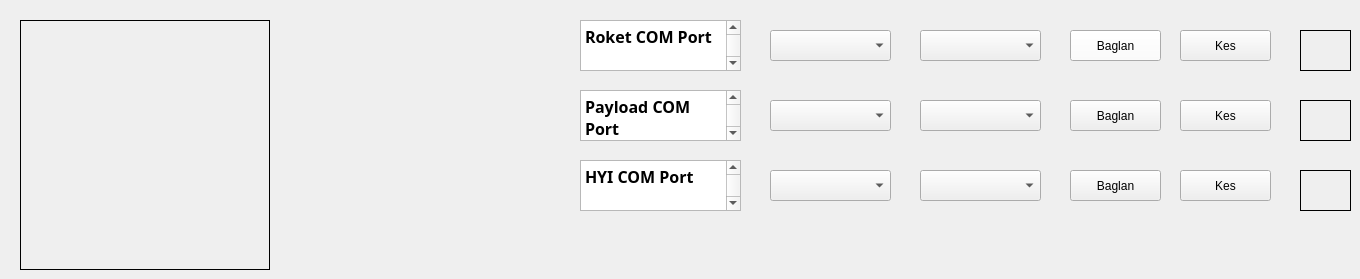
   <widget class="QWidget" name="tab">
    <attribute name="title">
     <string>Baglanti Ekranı</string>
    </attribute>
    <widget class="QPushButton" name="btnRoketBaglan">
     <property name="geometry">
      <rect>
       <x>1070</x>
       <y>30</y>
       <width>91</width>
       <height>31</height>
      </rect>
     </property>
     <property name="palette">
      <palette>
       <active>
        <colorrole role="Button">
         <brush brushstyle="SolidPattern">
          <color alpha="255">
           <red>255</red>
           <green>255</green>
           <blue>255</blue>
          </color>
         </brush>
        </colorrole>
       </active>
       <inactive>
        <colorrole role="Button">
         <brush brushstyle="SolidPattern">
          <color alpha="255">
           <red>255</red>
           <green>255</green>
           <blue>255</blue>
          </color>
         </brush>
        </colorrole>
       </inactive>
       <disabled>
        <colorrole role="Button">
         <brush brushstyle="SolidPattern">
          <color alpha="255">
           <red>255</red>
           <green>255</green>
           <blue>255</blue>
          </color>
         </brush>
        </colorrole>
       </disabled>
      </palette>
     </property>
     <property name="text">
      <string>Baglan</string>
     </property>
    </widget>
    <widget class="QTextEdit" name="textEdit_3">
     <property name="geometry">
      <rect>
       <x>580</x>
       <y>20</y>
       <width>161</width>
       <height>51</height>
      </rect>
     </property>
     <property name="font">
      <font>
       <family>Microsoft New Tai Lue</family>
      </font>
     </property>
     <property name="html">
      <string>&lt;!DOCTYPE HTML PUBLIC &quot;-//W3C//DTD HTML 4.0//EN&quot; &quot;http://www.w3.org/TR/REC-html40/strict.dtd&quot;&gt;
&lt;html&gt;&lt;head&gt;&lt;meta name=&quot;qrichtext&quot; content=&quot;1&quot; /&gt;&lt;style type=&quot;text/css&quot;&gt;
p, li { white-space: pre-wrap; }
&lt;/style&gt;&lt;/head&gt;&lt;body style=&quot; font-family:'Microsoft New Tai Lue'; font-size:8.25pt; font-weight:400; font-style:normal;&quot;&gt;
&lt;p style=&quot; margin-top:0px; margin-bottom:0px; margin-left:0px; margin-right:0px; -qt-block-indent:0; text-indent:0px;&quot;&gt;&lt;span style=&quot; font-family:'MS Shell Dlg 2'; font-size:12pt; font-weight:600;&quot;&gt;Roket COM Port&lt;/span&gt;&lt;/p&gt;
&lt;p style=&quot;-qt-paragraph-type:empty; margin-top:0px; margin-bottom:0px; margin-left:0px; margin-right:0px; -qt-block-indent:0; text-indent:0px; font-family:'MS Shell Dlg 2'; font-size:12pt; font-weight:600;&quot;&gt;&lt;br /&gt;&lt;/p&gt;&lt;/body&gt;&lt;/html&gt;</string>
     </property>
    </widget>
    <widget class="QTextEdit" name="textEdit_4">
     <property name="geometry">
      <rect>
       <x>580</x>
       <y>90</y>
       <width>161</width>
       <height>51</height>
      </rect>
     </property>
     <property name="font">
      <font>
       <family>Microsoft New Tai Lue</family>
      </font>
     </property>
     <property name="html">
      <string>&lt;!DOCTYPE HTML PUBLIC &quot;-//W3C//DTD HTML 4.0//EN&quot; &quot;http://www.w3.org/TR/REC-html40/strict.dtd&quot;&gt;
&lt;html&gt;&lt;head&gt;&lt;meta name=&quot;qrichtext&quot; content=&quot;1&quot; /&gt;&lt;style type=&quot;text/css&quot;&gt;
p, li { white-space: pre-wrap; }
&lt;/style&gt;&lt;/head&gt;&lt;body style=&quot; font-family:'Microsoft New Tai Lue'; font-size:8.25pt; font-weight:400; font-style:normal;&quot;&gt;
&lt;p style=&quot; margin-top:0px; margin-bottom:0px; margin-left:0px; margin-right:0px; -qt-block-indent:0; text-indent:0px;&quot;&gt;&lt;span style=&quot; font-family:'MS Shell Dlg 2'; font-size:12pt; font-weight:600;&quot;&gt;Payload COM Port&lt;/span&gt;&lt;/p&gt;
&lt;p style=&quot;-qt-paragraph-type:empty; margin-top:0px; margin-bottom:0px; margin-left:0px; margin-right:0px; -qt-block-indent:0; text-indent:0px; font-family:'MS Shell Dlg 2'; font-size:12pt; font-weight:600;&quot;&gt;&lt;br /&gt;&lt;/p&gt;&lt;/body&gt;&lt;/html&gt;</string>
     </property>
    </widget>
    <widget class="QTextEdit" name="textEdit_5">
     <property name="geometry">
      <rect>
       <x>580</x>
       <y>160</y>
       <width>161</width>
       <height>51</height>
      </rect>
     </property>
     <property name="font">
      <font>
       <family>Microsoft New Tai Lue</family>
      </font>
     </property>
     <property name="html">
      <string>&lt;!DOCTYPE HTML PUBLIC &quot;-//W3C//DTD HTML 4.0//EN&quot; &quot;http://www.w3.org/TR/REC-html40/strict.dtd&quot;&gt;
&lt;html&gt;&lt;head&gt;&lt;meta name=&quot;qrichtext&quot; content=&quot;1&quot; /&gt;&lt;style type=&quot;text/css&quot;&gt;
p, li { white-space: pre-wrap; }
&lt;/style&gt;&lt;/head&gt;&lt;body style=&quot; font-family:'Microsoft New Tai Lue'; font-size:8.25pt; font-weight:400; font-style:normal;&quot;&gt;
&lt;p style=&quot; margin-top:0px; margin-bottom:0px; margin-left:0px; margin-right:0px; -qt-block-indent:0; text-indent:0px;&quot;&gt;&lt;span style=&quot; font-family:'MS Shell Dlg 2'; font-size:12pt; font-weight:600;&quot;&gt;HYI COM Port&lt;/span&gt;&lt;/p&gt;
&lt;p style=&quot;-qt-paragraph-type:empty; margin-top:0px; margin-bottom:0px; margin-left:0px; margin-right:0px; -qt-block-indent:0; text-indent:0px; font-family:'MS Shell Dlg 2'; font-size:12pt; font-weight:600;&quot;&gt;&lt;br /&gt;&lt;/p&gt;&lt;/body&gt;&lt;/html&gt;</string>
     </property>
    </widget>
    <widget class="QComboBox" name="comboBoxRoket">
     <property name="geometry">
      <rect>
       <x>770</x>
       <y>30</y>
       <width>121</width>
       <height>31</height>
      </rect>
     </property>
    </widget>
    <widget class="QComboBox" name="comboBoxHYI">
     <property name="geometry">
      <rect>
       <x>770</x>
       <y>170</y>
       <width>121</width>
       <height>31</height>
      </rect>
     </property>
    </widget>
    <widget class="QComboBox" name="comboBoxPayload">
     <property name="geometry">
      <rect>
       <x>770</x>
       <y>100</y>
       <width>121</width>
       <height>31</height>
      </rect>
     </property>
    </widget>
    <widget class="QPushButton" name="btnPayloadBaglan">
     <property name="geometry">
      <rect>
       <x>1070</x>
       <y>100</y>
       <width>91</width>
       <height>31</height>
      </rect>
     </property>
     <property name="text">
      <string>Baglan</string>
     </property>
    </widget>
    <widget class="QPushButton" name="btnHYIBaglan">
     <property name="geometry">
      <rect>
       <x>1070</x>
       <y>170</y>
       <width>91</width>
       <height>31</height>
      </rect>
     </property>
     <property name="text">
      <string>Baglan</string>
     </property>
    </widget>
    <widget class="QPushButton" name="btnRoketKes">
     <property name="geometry">
      <rect>
       <x>1180</x>
       <y>30</y>
       <width>91</width>
       <height>31</height>
      </rect>
     </property>
     <property name="text">
      <string>Kes</string>
     </property>
    </widget>
    <widget class="QPushButton" name="btnHYIKes">
     <property name="geometry">
      <rect>
       <x>1180</x>
       <y>170</y>
       <width>91</width>
       <height>31</height>
      </rect>
     </property>
     <property name="text">
      <string>Kes</string>
     </property>
    </widget>
    <widget class="QPushButton" name="btnPayloadKes">
     <property name="geometry">
      <rect>
       <x>1180</x>
       <y>100</y>
       <width>91</width>
       <height>31</height>
      </rect>
     </property>
     <property name="text">
      <string>Kes</string>
     </property>
    </widget>
    <widget class="QComboBox" name="comboBoxRateRoket">
     <property name="geometry">
      <rect>
       <x>920</x>
       <y>30</y>
       <width>121</width>
       <height>31</height>
      </rect>
     </property>
    </widget>
    <widget class="QComboBox" name="comboBoxRatePayload">
     <property name="geometry">
      <rect>
       <x>920</x>
       <y>100</y>
       <width>121</width>
       <height>31</height>
      </rect>
     </property>
    </widget>
    <widget class="QComboBox" name="comboBoxRateHYI">
     <property name="geometry">
      <rect>
       <x>920</x>
       <y>170</y>
       <width>121</width>
       <height>31</height>
      </rect>
     </property>
    </widget>
    <widget class="QLabel" name="baglantiRoket">
     <property name="geometry">
      <rect>
       <x>1300</x>
       <y>30</y>
       <width>51</width>
       <height>41</height>
      </rect>
     </property>
     <property name="frameShape">
      <enum>QFrame::Panel</enum>
     </property>
     <property name="text">
      <string/>
     </property>
    </widget>
    <widget class="QLabel" name="baglantiPayload">
     <property name="geometry">
      <rect>
       <x>1300</x>
       <y>100</y>
       <width>51</width>
       <height>41</height>
      </rect>
     </property>
     <property name="frameShape">
      <enum>QFrame::Panel</enum>
     </property>
     <property name="text">
      <string/>
     </property>
    </widget>
    <widget class="QLabel" name="baglantiHYI">
     <property name="geometry">
      <rect>
       <x>1300</x>
       <y>170</y>
       <width>51</width>
       <height>41</height>
      </rect>
     </property>
     <property name="frameShape">
      <enum>QFrame::Panel</enum>
     </property>
     <property name="text">
      <string/>
     </property>
    </widget>
    <widget class="QLabel" name="logoLabel_3">
     <property name="geometry">
      <rect>
       <x>20</x>
       <y>20</y>
       <width>250</width>
       <height>250</height>
      </rect>
     </property>
     <property name="frameShape">
      <enum>QFrame::Box</enum>
     </property>
     <property name="text">
      <string/>
     </property>
    </widget>
   </widget>
